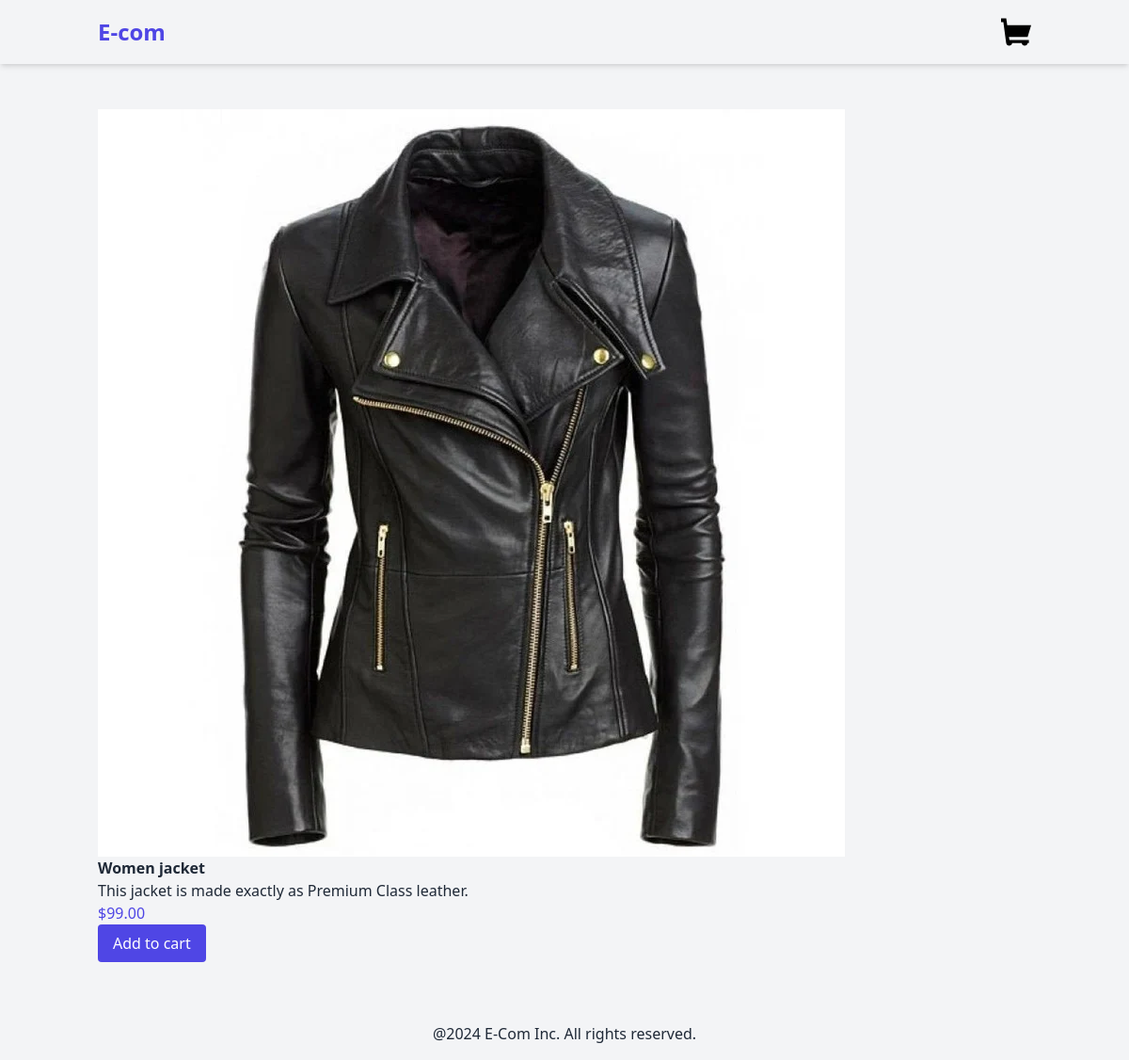
The app's page /product/4/women-jacket/ with its own data.
### products/models.py (models this page shows, shortened)
class Product(models.Model):
    category=models.ForeignKey(Category, related_name='products', on_delete=models.CASCADE)
    name=models.CharField(max_length=250)
    slug=models.SlugField(max_length=250)
    description=models.TextField(blank=True)
    price=models.DecimalField(max_digits=10,decimal_places=2)
    available=models.BooleanField(default=True)
    created=models.DateField(auto_now_add=True)
    updated=models.DateTimeField(auto_now=True)
    image=models.ImageField(upload_to="products", blank=True, null=True)

### products/views.py (the view)
# urls.py: path('product/<int:id>/<slug:slug>/', views.product_detail, name="product_detail"),
def product_detail(request, id, slug):
    product = get_object_or_404(Product, id=id, slug=slug, available=True)
    return render(request, 'products/product/detail.html', {'product':product})

### products/templates/products/product/detail.html (shortened to what this page needs)
{% extends "base.html" %}
{%block content%}
<div class="container mx-auto p-4 flex">
<div>
    {%if product.image%}
    <img src="{{product.image.url}}" alt={{product.name}} class="max-h-[80vh]">
    {%else%}
    <p>The image is not available</p>
    {%endif%}
    <h3 class="font-semibold">{{product.name}}</h3>
    <p>{{product.description}}</p>
    <p class="text-indigo-600">${{product.price}}</p>
    <form action="{%url 'cart:cart_add' product.id%}" method="post" id="add-to-cart-form">
        <button type="submit" class="bg-indigo-600 text-white px-4 py-2 rounded">Add to cart</button>
    </form>
</div>
</div>
    {%endblock%}

### records on screen
Product: image (picture), name "Women jacket", description "This jacket is made exactly as Premium Class leather.", price "99.00"
